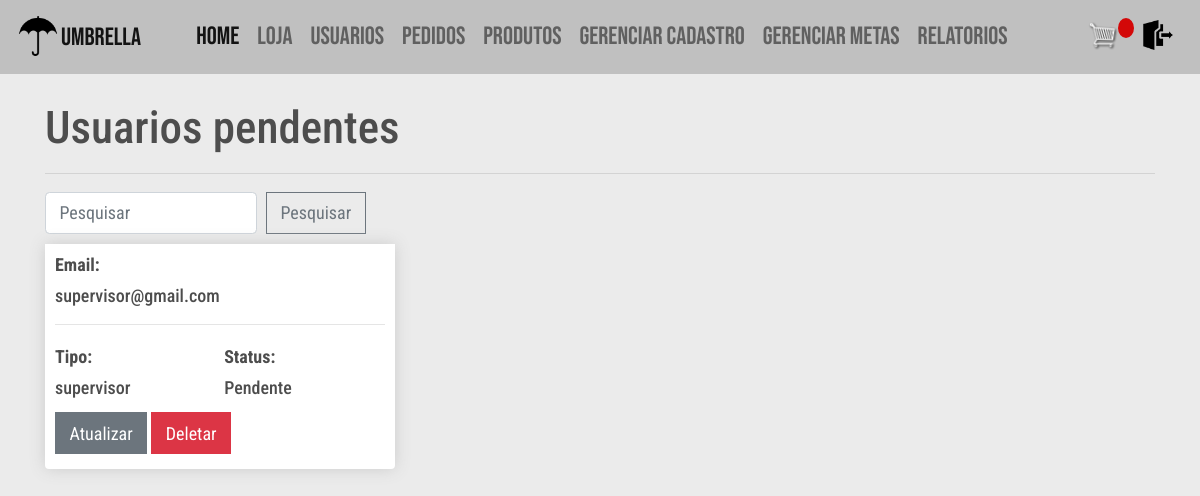
Screenshot of /pesquisa_rev_novo/ (signed in) with the database file from the repository.
### vendas/models.py (models this page shows, shortened)
class Supervisor(models.Model):
    user = models.OneToOneField(User, on_delete=models.CASCADE)
    nome = models.CharField(_("nome"), max_length=100, blank=True)
    cpf = models.CharField(_("CPF"), max_length=15, unique=True, blank=True)
    telefone = models.CharField(
        _("telefone"), max_length=30, blank=True)
    sexo = models.CharField(_("sexo"), choices=opcoes_sexo,
                            max_length=30, blank=True)
    datanasc = models.DateField(
        _("Data de nascimento"), auto_now=False, auto_now_add=False, blank=True)
    is_aprovado = models.BooleanField(_('Aprovado'), default=False)
    franquia = models.ForeignKey(
        Franquia, on_delete=models.SET_NULL, null=True)

### users/models.py (models this page shows)
class User(AbstractBaseUser, PermissionsMixin):
    email = models.EmailField(_('email'), unique=True)
    is_staff = models.BooleanField(
        _('staff status'),
        default=False,
    )
    is_active = models.BooleanField(
        _('active'),
        default=True,
    )
    criado = models.DateTimeField(
        _('criado'),
        default=timezone.now,
    )
    REVENDEDOR = 'revendedor'
    LOJA = 'loja'
    SUPERVISOR = 'supervisor'
    FRANQUIA = 'franquia'
    opcoes_tipo = [
        (REVENDEDOR, "Revendedor"),
        (LOJA, "Loja"),
        (SUPERVISOR, "Supervisor"),
        (FRANQUIA, "Franquia"),
    ]
    tipo = models.CharField(
        _("tipo"), max_length=50, choices=opcoes_tipo, default=REVENDEDOR, null = True, blank = True)
    objects = UserManager()
    USERNAME_FIELD = 'email'
    def __str__(self):
        return self.email

### vendas/views.py (the view)
# urls.py: path('pesquisa_rev_novo/', views.pesquisaRevNovo,
def pesquisaRevNovo(request):
    from itertools import chain
    if request.user.tipo == User.FRANQUIA:
        revendedor_list = Revendedor.objects.filter(is_aprovado=False)
        loja_list = Loja.objects.filter(is_aprovado=False)
        supervisor_list = Supervisor.objects.filter(is_aprovado=False)
        object_list = list(chain(revendedor_list, loja_list, supervisor_list))
    else:
        object_list = Revendedor.objects.filter(is_aprovado=False)
    return render(request, 'vendas/revendedor_list.html', {'object_list': object_list})

### vendas/templates/vendas/revendedor_list.html
{% extends 'vendas/base.html' %}
{% load static %}
{% block content %}
	{% if request.user.tipo == 'supervisor' %}
		<h1>Revendedores pendentes</h1>
	{% else %}
		<h1>Usuarios pendentes</h1>
	{% endif %}
	<hr>
	<form class="form-inline" action="{% url 'pesquisa_usuarios' %}" method="get">
		<input class="form-control mr-sm-2" name="q" type="search" placeholder="Pesquisar" aria-label="Pesquisar">
		<button class="btn btn-outline-secondary my-2 my-sm-0" type="submit">Pesquisar</button>
	</form>
	<div class="row">
		{% if not object_list %}
			{% if request.user.tipo == 'supervisor' %}
				<h2 class="mt-3 ml-3"><strong>Não há revendedores pendentes</strong></h2>
			{% else %}
				<h2 class="mt-3 ml-3"><strong>Não há usuarios pendentes</strong></h2>
			{% endif %}
		{% else %}
			{% for revendedor in object_list %}
				<div class="col-lg-4">
					<div class="box-element product">
						<h6><strong>Email:</strong></h6>
						<h6>{{revendedor.user.email}}</h6>
						<hr>
						<div class="d-inline-flex w-50 flex-column">
							<h6 ><strong>Tipo: </strong></h6>
							<h6 >{{revendedor.user.tipo}}</h6>
						</div>
                        <div class="d-inline-flex flex-column">
                            <h6><strong>Status: </strong></h6>
                            {% if revendedor.is_aprovado %}
                                <h6>Aprovado</h6>
                            {% else %}
                                <h6>Pendente</h6>
                            {% endif %}
                        </div>
                        <div>
                            <a class="btn btn-secondary btn-me mt-1 mb-1" href="{% url 'atualizar_usuario' revendedor.user.id %}">Atualizar</a>
                            <a class="btn btn-danger btn-me mt-1 mb-1" href="{% url 'deletar_usuario' revendedor.user.id %}">Deletar</a>
                        </div>
					</div>
				</div>
			{% endfor %}
		{% endif %}
	</div>
{% endblock content %}

### vendas/static/vendas/css/style.css (style rules this page uses)
html { font-size: 18px; }
body { margin: 0; padding: 0; font-family: 'Roboto Condensed', sans-serif; background-color: #EBEBEB; background-size: cover; background-repeat: no-repeat; background-position: center; height: 100vh; }
h1, h2, h3, h4, h5, h6 { color: hsl(0, 0%, 30%); }
.box-element { box-shadow: hsl(0, 0%, 80%) 0 0 16px; background-color: #fff; border-radius: 4px; padding: 10px; }
.product { border-radius: 0 0 4px 4px; }
.col-lg-4, .col-lg-6, .col-lg-8, .col-lg-12 { margin-top: 10px; }
.btn { border-radius: 0; }

### rows the page displays
Supervisor: user.email "supervisor@gmail.com", user.tipo "supervisor", is_aprovado "Pendente"
